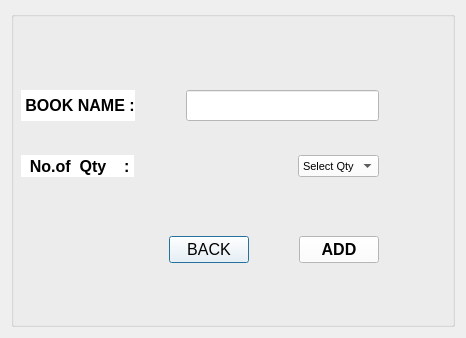
<?xml version="1.0" encoding="UTF-8"?>
<ui version="4.0">
 <class>popaddbook</class>
 <widget class="QDialog" name="popaddbook">
  <property name="geometry">
   <rect>
    <x>0</x>
    <y>0</y>
    <width>466</width>
    <height>338</height>
   </rect>
  </property>
  <property name="minimumSize">
   <size>
    <width>466</width>
    <height>338</height>
   </size>
  </property>
  <property name="maximumSize">
   <size>
    <width>466</width>
    <height>338</height>
   </size>
  </property>
  <property name="windowTitle">
   <string>Dialog</string>
  </property>
  <layout class="QGridLayout" name="gridLayout_2">
   <item row="0" column="0">
    <widget class="QGroupBox" name="groupBox">
     <property name="font">
      <font>
       <pointsize>14</pointsize>
       <weight>75</weight>
       <bold>true</bold>
      </font>
     </property>
     <property name="title">
      <string/>
     </property>
     <property name="alignment">
      <set>Qt::AlignCenter</set>
     </property>
     <widget class="QWidget" name="">
      <property name="geometry">
       <rect>
        <x>10</x>
        <y>11</y>
        <width>358</width>
        <height>293</height>
       </rect>
      </property>
      <layout class="QVBoxLayout" name="verticalLayout_2">
       <item>
        <spacer name="verticalSpacer_2">
         <property name="orientation">
          <enum>Qt::Vertical</enum>
         </property>
         <property name="sizeHint" stdset="0">
          <size>
           <width>20</width>
           <height>68</height>
          </size>
         </property>
        </spacer>
       </item>
       <item>
        <layout class="QVBoxLayout" name="verticalLayout">
         <item>
          <layout class="QHBoxLayout" name="horizontalLayout">
           <item>
            <widget class="QLabel" name="label_bookname">
             <property name="font">
              <font>
               <pointsize>12</pointsize>
               <weight>75</weight>
               <italic>false</italic>
               <bold>true</bold>
              </font>
             </property>
             <property name="styleSheet">
              <string notr="true">background-color: rgb(255, 255, 255);</string>
             </property>
             <property name="text">
              <string> BOOK NAME :</string>
             </property>
            </widget>
           </item>
           <item>
            <spacer name="horizontalSpacer">
             <property name="orientation">
              <enum>Qt::Horizontal</enum>
             </property>
             <property name="sizeHint" stdset="0">
              <size>
               <width>18</width>
               <height>20</height>
              </size>
             </property>
            </spacer>
           </item>
           <item>
            <widget class="QLineEdit" name="lineEdit">
             <property name="styleSheet">
              <string notr="true">background-color: rgb(255, 255, 255);</string>
             </property>
            </widget>
           </item>
          </layout>
         </item>
         <item>
          <spacer name="verticalSpacer">
           <property name="orientation">
            <enum>Qt::Vertical</enum>
           </property>
           <property name="sizeHint" stdset="0">
            <size>
             <width>20</width>
             <height>28</height>
            </size>
           </property>
          </spacer>
         </item>
        </layout>
       </item>
       <item>
        <layout class="QHBoxLayout" name="horizontalLayout_2">
         <item>
          <widget class="QLabel" name="label_noqty">
           <property name="font">
            <font>
             <pointsize>12</pointsize>
             <weight>75</weight>
             <bold>true</bold>
            </font>
           </property>
           <property name="styleSheet">
            <string notr="true">background-color: rgb(255, 255, 255);</string>
           </property>
           <property name="text">
            <string>  No.of  Qty    : </string>
           </property>
          </widget>
         </item>
         <item>
          <spacer name="horizontalSpacer_2">
           <property name="orientation">
            <enum>Qt::Horizontal</enum>
           </property>
           <property name="sizeHint" stdset="0">
            <size>
             <width>40</width>
             <height>20</height>
            </size>
           </property>
          </spacer>
         </item>
         <item>
          <widget class="QComboBox" name="comboBox">
           <property name="font">
            <font>
             <pointsize>8</pointsize>
             <weight>50</weight>
             <bold>false</bold>
            </font>
           </property>
           <property name="styleSheet">
            <string notr="true">background-color: rgb(255, 255, 255);</string>
           </property>
           <item>
            <property name="text">
             <string>Select Qty</string>
            </property>
           </item>
           <item>
            <property name="text">
             <string>1</string>
            </property>
           </item>
           <item>
            <property name="text">
             <string>2</string>
            </property>
           </item>
          </widget>
         </item>
        </layout>
       </item>
       <item>
        <spacer name="verticalSpacer_3">
         <property name="orientation">
          <enum>Qt::Vertical</enum>
         </property>
         <property name="sizeHint" stdset="0">
          <size>
           <width>20</width>
           <height>42</height>
          </size>
         </property>
        </spacer>
       </item>
       <item>
        <layout class="QHBoxLayout" name="horizontalLayout_3">
         <item>
          <spacer name="horizontalSpacer_4">
           <property name="orientation">
            <enum>Qt::Horizontal</enum>
           </property>
           <property name="sizeHint" stdset="0">
            <size>
             <width>148</width>
             <height>20</height>
            </size>
           </property>
          </spacer>
         </item>
         <item>
          <widget class="QPushButton" name="pushButton">
           <property name="font">
            <font>
             <family>MS Shell Dlg 2</family>
             <pointsize>12</pointsize>
             <weight>9</weight>
             <italic>false</italic>
             <bold>false</bold>
            </font>
           </property>
           <property name="styleSheet">
            <string notr="true">background-color: rgb(255, 255, 255);
font: 75 12pt &quot;MS Shell Dlg 2&quot;;</string>
           </property>
           <property name="text">
            <string>BACK</string>
           </property>
          </widget>
         </item>
         <item>
          <spacer name="horizontalSpacer_3">
           <property name="orientation">
            <enum>Qt::Horizontal</enum>
           </property>
           <property name="sizeHint" stdset="0">
            <size>
             <width>38</width>
             <height>20</height>
            </size>
           </property>
          </spacer>
         </item>
         <item>
          <widget class="QPushButton" name="pushButton_add">
           <property name="font">
            <font>
             <pointsize>12</pointsize>
             <weight>75</weight>
             <bold>true</bold>
            </font>
           </property>
           <property name="styleSheet">
            <string notr="true">background-color: rgb(255, 255, 255);</string>
           </property>
           <property name="text">
            <string>ADD</string>
           </property>
          </widget>
         </item>
        </layout>
       </item>
       <item>
        <spacer name="verticalSpacer_4">
         <property name="orientation">
          <enum>Qt::Vertical</enum>
         </property>
         <property name="sizeHint" stdset="0">
          <size>
           <width>20</width>
           <height>42</height>
          </size>
         </property>
        </spacer>
       </item>
      </layout>
     </widget>
    </widget>
   </item>
  </layout>
 </widget>
 <resources/>
 <connections/>
</ui>
